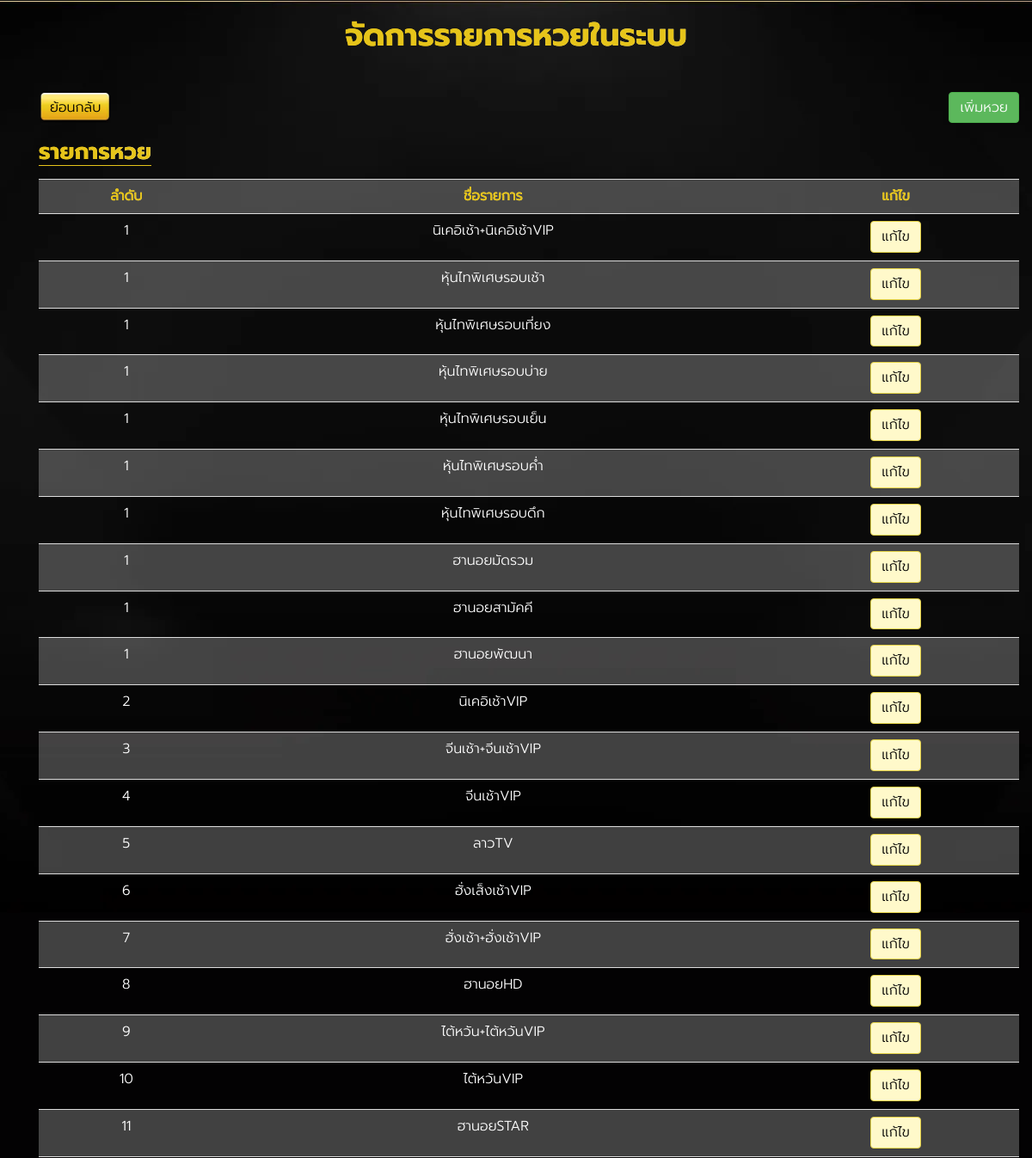
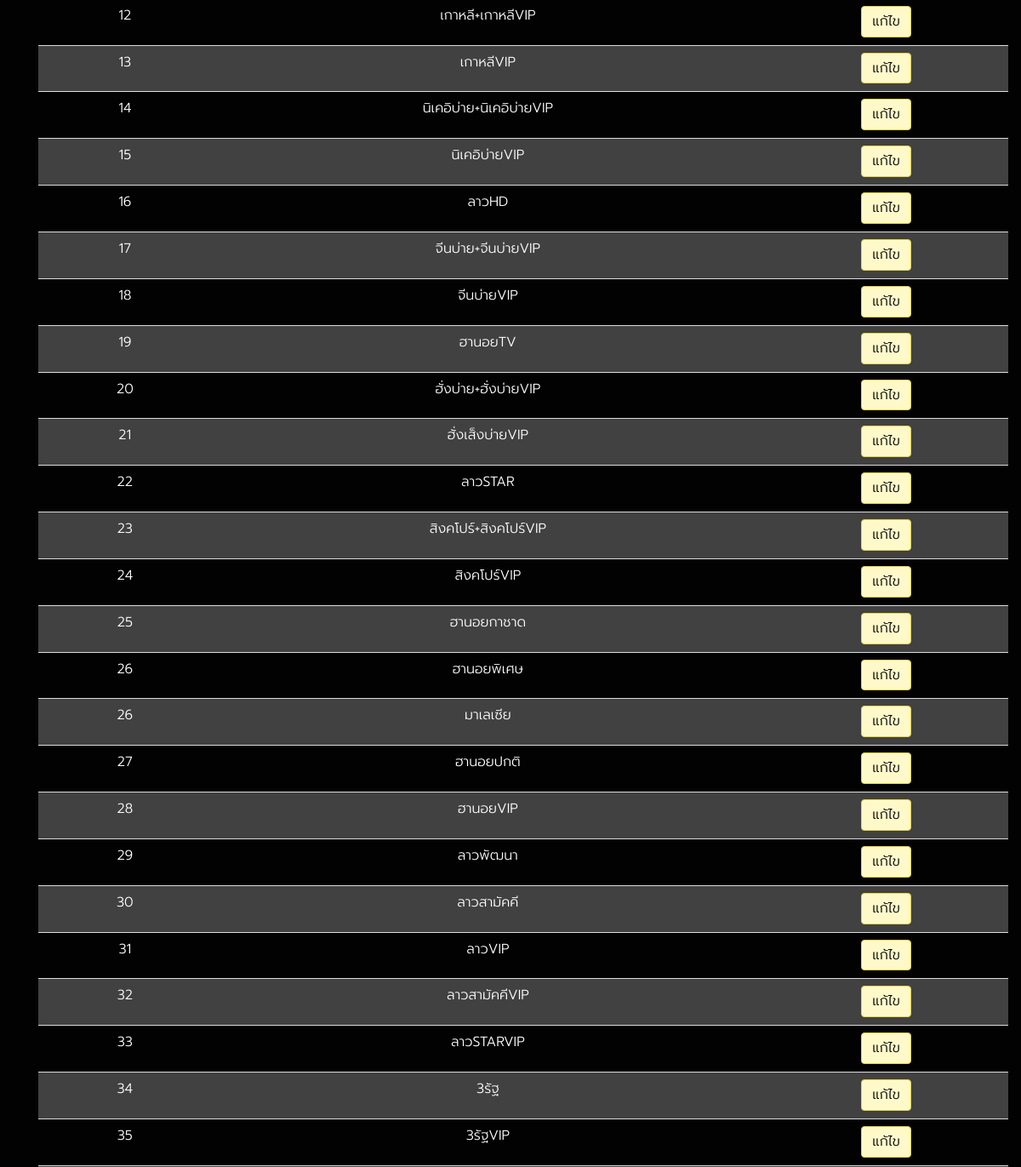
/backend/huay/list (signed in, upper part), run on an earlier commit of the app's database (2 pictures, top to bottom).
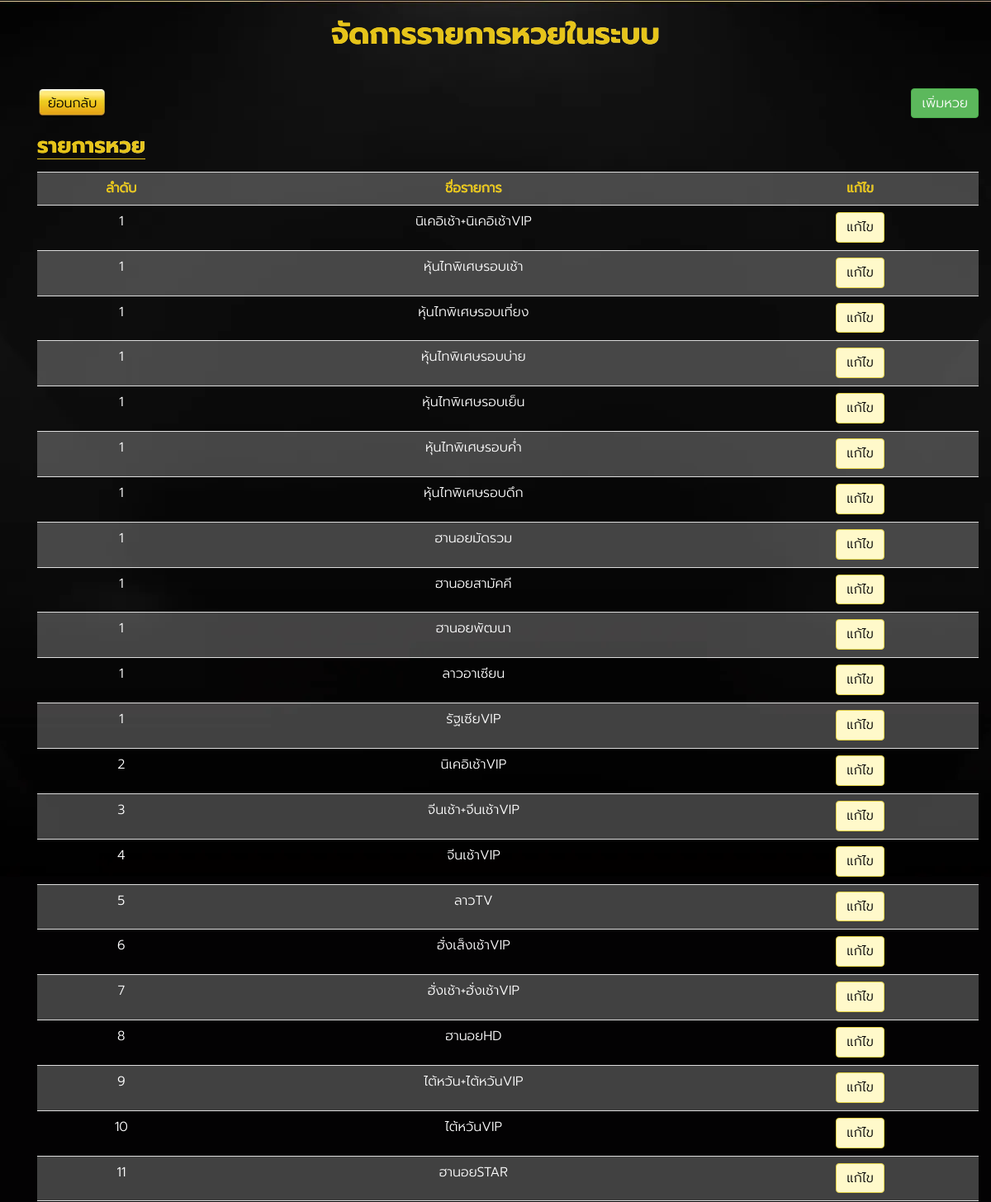
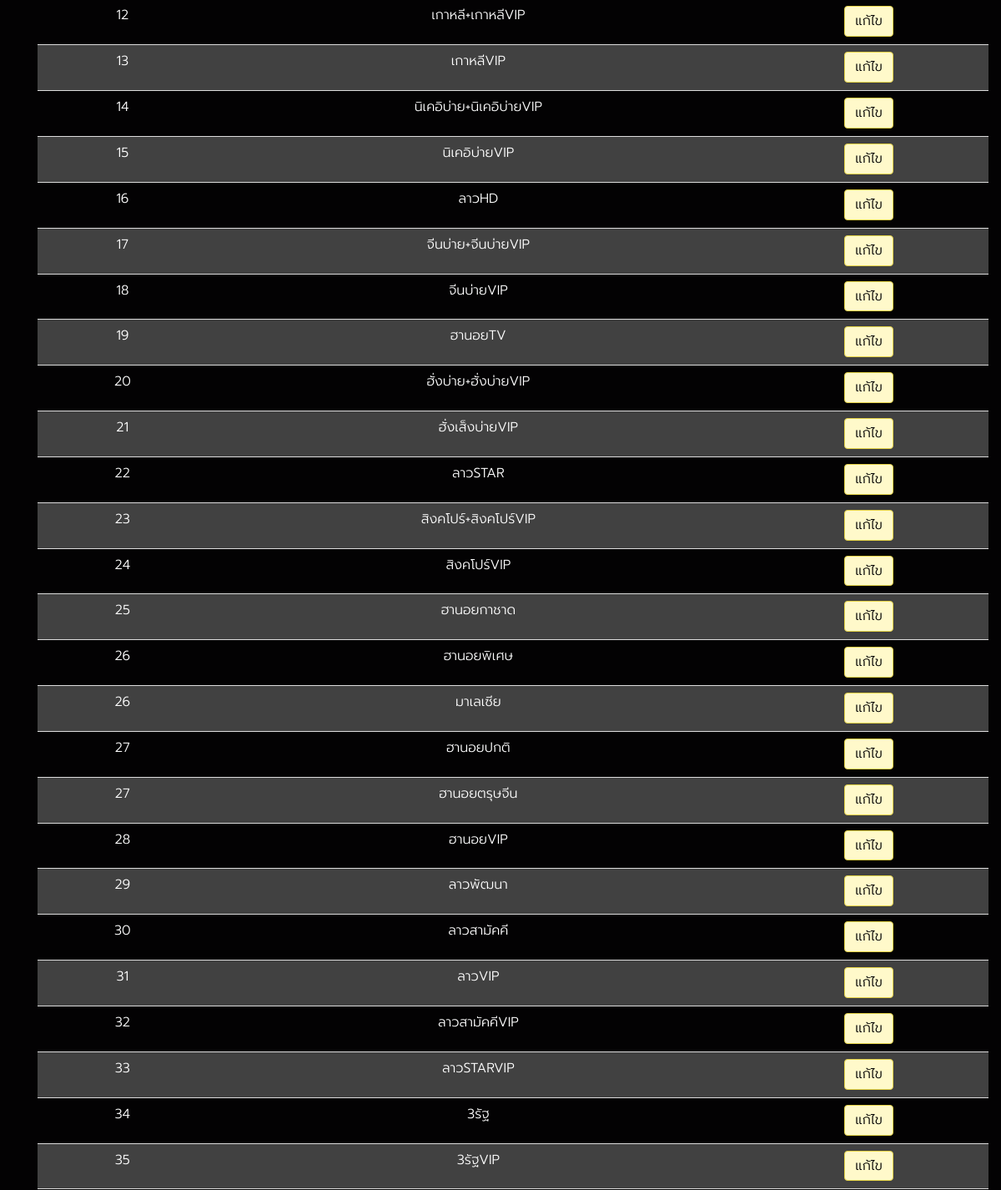
And on a later commit of the database (2 pictures, top to bottom).
### huayrandom/models.py (models this page shows)
class HuayListModel(models.Model):
    short_name = models.CharField(default='None', max_length=255)
    order_number = models.IntegerField(default=1,)
    full_name = models.CharField(default='None', max_length=255)
    page_name = models.CharField(default='None', max_length=255)
    time = models.TimeField()
    link = models.CharField(default='None', max_length=255)
    def __str__(self):
        return self.short_name

### huayrandom/views.py (the view)
@login_required
def ListHuay(request):
    print(f"Target: {request.user.username} | ListHuay")
    context = {}
    huayListObject = HuayListModel.objects.all().order_by('order_number')
    context['huayListObject'] = huayListObject
    return render(request, 'huay_list/list_huay.html', context)

### huayrandom/templates/huay_list/list_huay.html (shortened to what this page needs)
{% extends 'component/layout.html' %}
{%block content%}
<div class="wrap">
  <section class="slot-home-body">
    <div class="container">
      <div>
        <h1 class="shine-text big-font text-center">จัดการรายการหวยในระบบ</h1>
      </div>
      <section class="content">
        <div class="container">
          <div class="row">
            <div class="col-sm-6 text-left d-block">
              <a href="/backend/" class="btn btn-default">ย้อนกลับ</a>
            </div>
            <div class="col-sm-6 text-right d-block">
              <a class="btn btn-success font-color-white" href="/backend/huay/add">เพิ่มหวย</a>
            </div>
          </div>
          <div class="slot-intro">
            <div class="d-flex justify-content-between">
              <div>
                <h3 class="title shine-text underline">รายการหวย</h3>
              </div>
            </div>
            <table class="table table-striped">
              <tr>
                <th class="text-center shine-text">ลำดับ</th>
                <th class="text-center shine-text">ชื่อรายการ</th>
                <th class="text-center shine-text">แก้ไข</th>
              </tr>
              {%for item in huayListObject%}
              <tr>
                <td class="text-center">
                  <div class="form-group">
                    {{item.order_number}}
                  </div>
                </td>
                <td class="text-center">
                  <div class="form-group">
                    {{item}}
                  </div>
                </td>
                <td class="text-center">
                  <a href="/backend/huay/edit/{{item.id}}" class="btn btn-yellow" style="color:black;">แก้ไข</a>
                </td>
              </tr>
              {%endfor%}
            </table>
          </div>
        </div>
      </section>
    </div>
    {%endblock content%}

What changed in the data, as far as the page shows it:
added HuayListModel: order_number "1", short_name "ลาวอาเซียน"
added HuayListModel: order_number "1", short_name "รัฐเซียVIP"
added HuayListModel: order_number "27", short_name "ฮานอยตรุษจีน"
